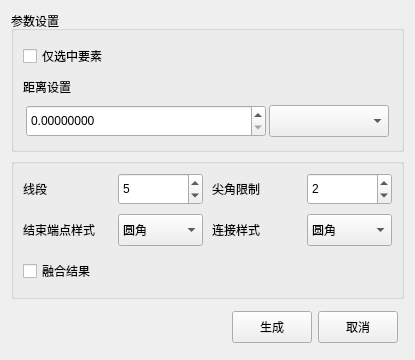
<?xml version="1.0" encoding="UTF-8"?>
<ui version="4.0">
 <class>qgsBufferingDialogBase</class>
 <widget class="QWidget" name="qgsBufferingDialogBase">
  <property name="geometry">
   <rect>
    <x>0</x>
    <y>0</y>
    <width>407</width>
    <height>340</height>
   </rect>
  </property>
  <property name="windowTitle">
   <string>缓冲区生成</string>
  </property>
  <layout class="QVBoxLayout" name="verticalLayout">
   <item>
    <widget class="QGroupBox" name="groupBox">
     <property name="title">
      <string>参数设置</string>
     </property>
     <layout class="QVBoxLayout" name="verticalLayout_2">
      <item>
       <widget class="QCheckBox" name="chkSelected">
        <property name="minimumSize">
         <size>
          <width>0</width>
          <height>32</height>
         </size>
        </property>
        <property name="text">
         <string>仅选中要素</string>
        </property>
       </widget>
      </item>
      <item>
       <widget class="QLabel" name="label_5">
        <property name="text">
         <string>距离设置</string>
        </property>
       </widget>
      </item>
      <item>
       <widget class="QWidget" name="widget" native="true">
        <layout class="QHBoxLayout" name="horizontalLayout">
         <property name="spacing">
          <number>3</number>
         </property>
         <property name="leftMargin">
          <number>3</number>
         </property>
         <property name="topMargin">
          <number>3</number>
         </property>
         <property name="rightMargin">
          <number>3</number>
         </property>
         <property name="bottomMargin">
          <number>3</number>
         </property>
         <item>
          <widget class="QDoubleSpinBox" name="dsbDistance">
           <property name="minimumSize">
            <size>
             <width>240</width>
             <height>32</height>
            </size>
           </property>
           <property name="decimals">
            <number>8</number>
           </property>
           <property name="maximum">
            <double>9999999.000000000000000</double>
           </property>
          </widget>
         </item>
         <item>
          <widget class="QComboBox" name="cmbFields">
           <property name="minimumSize">
            <size>
             <width>120</width>
             <height>32</height>
            </size>
           </property>
           <property name="maximumSize">
            <size>
             <width>120</width>
             <height>16777215</height>
            </size>
           </property>
          </widget>
         </item>
        </layout>
       </widget>
      </item>
     </layout>
    </widget>
   </item>
   <item>
    <widget class="QGroupBox" name="groupBox_2">
     <property name="title">
      <string/>
     </property>
     <layout class="QGridLayout" name="gridLayout">
      <property name="leftMargin">
       <number>9</number>
      </property>
      <property name="topMargin">
       <number>9</number>
      </property>
      <property name="rightMargin">
       <number>9</number>
      </property>
      <property name="bottomMargin">
       <number>9</number>
      </property>
      <property name="spacing">
       <number>9</number>
      </property>
      <item row="1" column="1">
       <widget class="QComboBox" name="cmbEndCapStyle">
        <property name="minimumSize">
         <size>
          <width>0</width>
          <height>32</height>
         </size>
        </property>
        <item>
         <property name="text">
          <string>圆角</string>
         </property>
        </item>
        <item>
         <property name="text">
          <string>平坦</string>
         </property>
        </item>
        <item>
         <property name="text">
          <string>四变形</string>
         </property>
        </item>
       </widget>
      </item>
      <item row="0" column="2">
       <widget class="QLabel" name="label_3">
        <property name="minimumSize">
         <size>
          <width>0</width>
          <height>32</height>
         </size>
        </property>
        <property name="text">
         <string>尖角限制</string>
        </property>
       </widget>
      </item>
      <item row="0" column="1">
       <widget class="QSpinBox" name="sbLine">
        <property name="minimumSize">
         <size>
          <width>0</width>
          <height>32</height>
         </size>
        </property>
        <property name="minimum">
         <number>1</number>
        </property>
        <property name="maximum">
         <number>999</number>
        </property>
        <property name="value">
         <number>5</number>
        </property>
       </widget>
      </item>
      <item row="0" column="4">
       <widget class="QSpinBox" name="sbMiterLimit">
        <property name="minimumSize">
         <size>
          <width>0</width>
          <height>32</height>
         </size>
        </property>
        <property name="minimum">
         <number>1</number>
        </property>
        <property name="maximum">
         <number>9999</number>
        </property>
        <property name="value">
         <number>2</number>
        </property>
       </widget>
      </item>
      <item row="1" column="4">
       <widget class="QComboBox" name="cmbJoinStyle">
        <property name="minimumSize">
         <size>
          <width>0</width>
          <height>32</height>
         </size>
        </property>
        <item>
         <property name="text">
          <string>圆角</string>
         </property>
        </item>
        <item>
         <property name="text">
          <string>斜接</string>
         </property>
        </item>
        <item>
         <property name="text">
          <string>斜边</string>
         </property>
        </item>
       </widget>
      </item>
      <item row="1" column="0">
       <widget class="QLabel" name="label_4">
        <property name="minimumSize">
         <size>
          <width>0</width>
          <height>32</height>
         </size>
        </property>
        <property name="text">
         <string>结束端点样式</string>
        </property>
       </widget>
      </item>
      <item row="1" column="2">
       <widget class="QLabel" name="label_6">
        <property name="text">
         <string>连接样式</string>
        </property>
       </widget>
      </item>
      <item row="0" column="0">
       <widget class="QLabel" name="label_2">
        <property name="minimumSize">
         <size>
          <width>0</width>
          <height>32</height>
         </size>
        </property>
        <property name="text">
         <string>线段</string>
        </property>
       </widget>
      </item>
      <item row="2" column="0">
       <widget class="QCheckBox" name="chbDissolve">
        <property name="minimumSize">
         <size>
          <width>0</width>
          <height>32</height>
         </size>
        </property>
        <property name="text">
         <string>融合结果</string>
        </property>
       </widget>
      </item>
     </layout>
    </widget>
   </item>
   <item>
    <spacer name="verticalSpacer">
     <property name="orientation">
      <enum>Qt::Vertical</enum>
     </property>
     <property name="sizeHint" stdset="0">
      <size>
       <width>20</width>
       <height>40</height>
      </size>
     </property>
    </spacer>
   </item>
   <item>
    <widget class="QWidget" name="widget_3" native="true">
     <layout class="QHBoxLayout" name="horizontalLayout_3">
      <property name="leftMargin">
       <number>6</number>
      </property>
      <property name="topMargin">
       <number>6</number>
      </property>
      <property name="rightMargin">
       <number>6</number>
      </property>
      <property name="bottomMargin">
       <number>6</number>
      </property>
      <item>
       <spacer name="horizontalSpacer_3">
        <property name="orientation">
         <enum>Qt::Horizontal</enum>
        </property>
        <property name="sizeHint" stdset="0">
         <size>
          <width>40</width>
          <height>20</height>
         </size>
        </property>
       </spacer>
      </item>
      <item>
       <widget class="QPushButton" name="pbProcess">
        <property name="minimumSize">
         <size>
          <width>0</width>
          <height>32</height>
         </size>
        </property>
        <property name="text">
         <string>生成</string>
        </property>
        <property name="icon">
         <iconset resource="../../../resources/plugin_images.qrc">
          <normaloff>:/easy_query/images/construction-24px.svg</normaloff>:/easy_query/images/construction-24px.svg</iconset>
        </property>
       </widget>
      </item>
      <item>
       <widget class="QPushButton" name="pbCancel">
        <property name="minimumSize">
         <size>
          <width>0</width>
          <height>32</height>
         </size>
        </property>
        <property name="text">
         <string>取消</string>
        </property>
        <property name="icon">
         <iconset resource="../../../resources/plugin_images.qrc">
          <normaloff>:/wildlife/animals/stag_beetle.png</normaloff>:/wildlife/animals/stag_beetle.png</iconset>
        </property>
       </widget>
      </item>
     </layout>
    </widget>
   </item>
  </layout>
 </widget>
 <resources>
  <include location="../../../resources/plugin_images.qrc"/>
 </resources>
 <connections/>
</ui>
